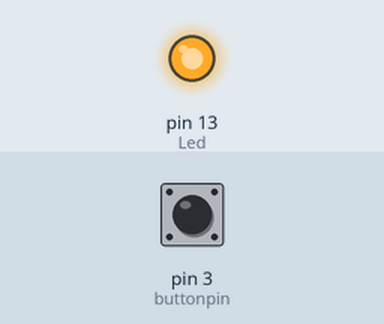
Recording of a sketch running on a simulated Arduino Uno, built with avr-gcc and run on an emulated ATmega328P. On the bench: output pins drawn as LEDs (lit = HIGH). Inputs (shaded band) come from the test bench; at power-on: pin 3 (buttonpin) LOW.

Above: at 1.2 s.
1.3 s: pin 3 (buttonpin) pulled HIGH for 0.15 s
At 1.37 s:
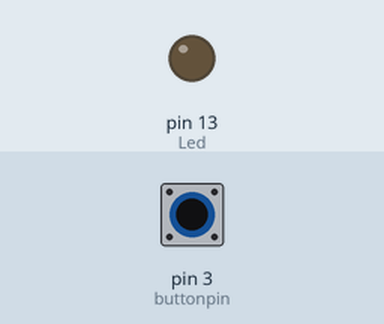
2.9 s: pin 3 (buttonpin) pulled HIGH for 3.2 s
At 7.4 s:
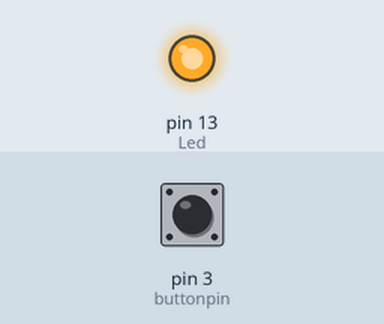
Timing chart, 0 to 8.9 s (numbered marks = the images above; inputs shaded):
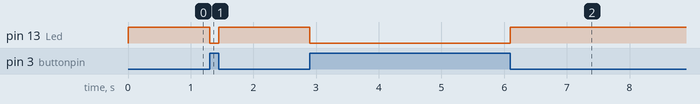

Measured:
- after the input at 1.3 s, pin 13 (Led): HIGH → LOW at once, → HIGH 0.15 s later
- after the input at 2.9 s, pin 13 (Led): HIGH → LOW at once, → HIGH 3.2 s later

The sketch:

ky32.ino
```cpp
int Led = 13 ;// define LED Interface
int buttonpin = 3; // define the obstacle avoidance sensor interface
int val ;// define numeric variables val
void setup ()
{
  pinMode (Led, OUTPUT) ;// define LED as output interface
  pinMode (buttonpin, INPUT) ;// define the obstacle avoidance sensor output interface
}
void loop ()
{
  val = digitalRead (buttonpin) ;// digital interface will be assigned a value of 3 to read val
  if (val == HIGH) // When the obstacle avoidance sensor detects a signal, LED flashes
  {
    digitalWrite (Led, LOW);
  }
  else
  {
    digitalWrite (Led, HIGH);
  }
}
```
